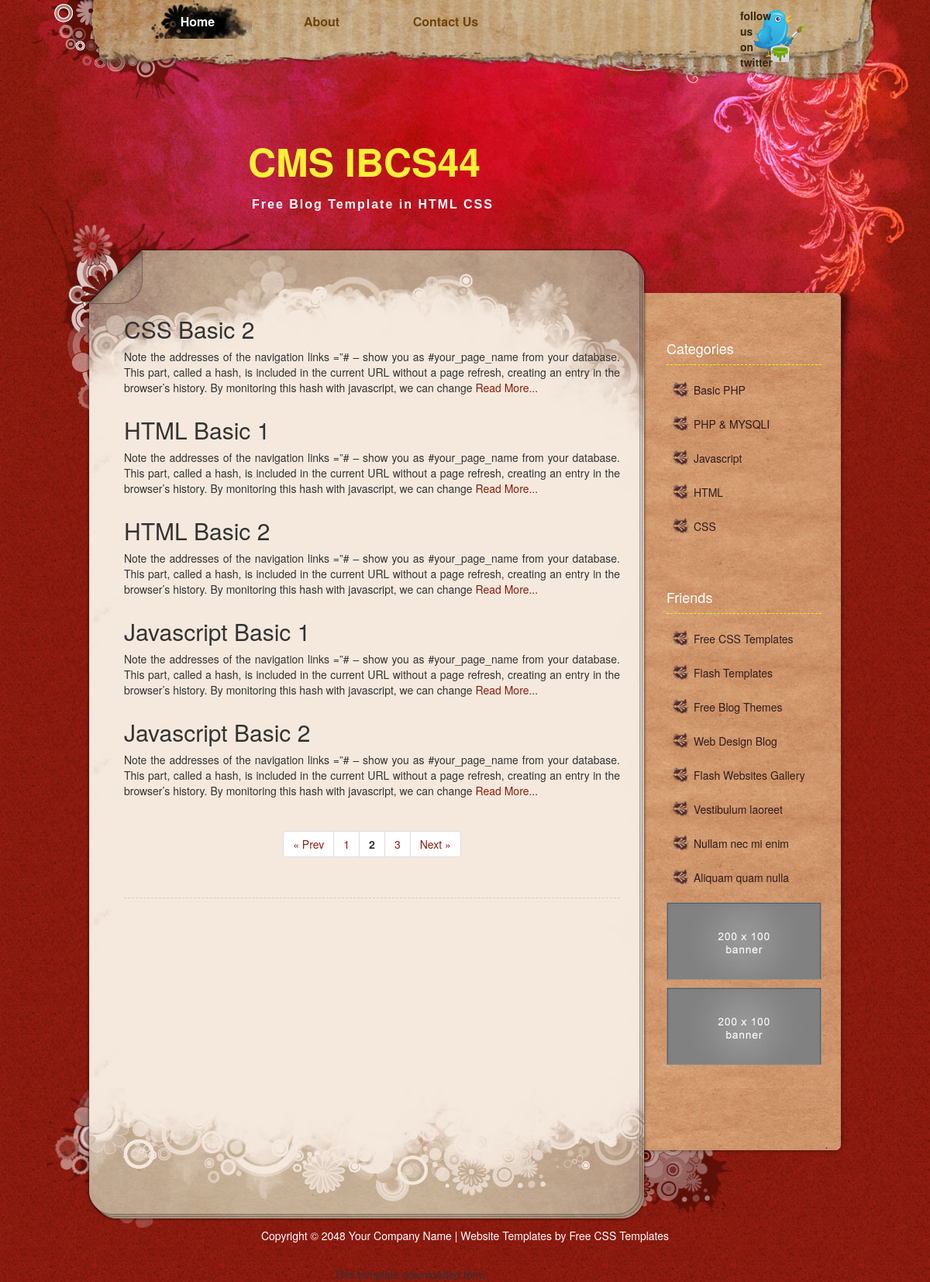
The app's page /index.php?page=2 with its own data.
### tables this page shows
CREATE TABLE IF NOT EXISTS `menu` (
  `id` int(11) NOT NULL AUTO_INCREMENT,
  `name` varchar(100) NOT NULL,
  `content` text NOT NULL,
  `status` enum('Publish','Unpublish') NOT NULL,
  PRIMARY KEY (`id`)
);

CREATE TABLE IF NOT EXISTS `articles` (
  `id` int(11) NOT NULL AUTO_INCREMENT,
  `cat_id` int(11) NOT NULL,
  `title` varchar(100) NOT NULL,
  `content` text NOT NULL,
  `status` enum('Publish','Unpublish') NOT NULL,
  PRIMARY KEY (`id`)
);

CREATE TABLE IF NOT EXISTS `categories` (
  `id` int(11) NOT NULL AUTO_INCREMENT,
  `name` varchar(50) NOT NULL,
  `status` enum('Publish','Unpublish') NOT NULL,
  PRIMARY KEY (`id`)
);

### index.php (called while the page is built)
<?php
include('config.php');
include('menu.php');
?>
<?php
include('header.php');
?>
<?php
include('content.php');
?>
<?php
include('sidebar.php');
?>
<?php
include('footer.php');
?>

### content.php (the view, shortened to what this page needs)
<div id="templatemo_main_wrapper">
	<div id="templatemo_main">
		<div id="templatemo_main_top">
<div id="templatemo_content">
    		<div class="post_section">
            <?php
				if(isset($_GET["page"]))
				{
					$page = intval($_GET["page"]);
				}
				else
				{
					$page = 1;
				}
				if(isset($_REQUEST['page_id']))
				{
					extract($mycms->readContent($_REQUEST['page_id'],"menu"));
					?>
                    <h2><?php echo $name; ?></h2>
                    <p><?php echo $content; ?></p>
                    <?php
				}
				elseif(isset($_REQUEST['art_id']))
				{
					extract($mycms->readContent($_REQUEST['art_id'],"articles"));
					?>
                    <h2><?php echo $name; ?></h2>
                    <p><?php echo $content; ?></p>
                    <?php
				}
				else
			  {
				   foreach($mycms->readArticles($page) as $articles){
					  extract($articles);
				  ?>
                  <h2><?php echo $title; ?></h2>
                  <p><?php
				  $article=explode(" ",$content);
				  $slice_article=array_slice($article,0,50);
				  echo implode(" ",$slice_article);
				  ?>
                  <a href="index.php?art_id=<?php echo $id;?>">Read More...</a>
                  </p>
                  <?php
				  }
				  ?>
            <table width="400" cellspacing="2" cellpadding="2" align="center">
            <tbody>
            <tr>
            <td align="center">
            </td>
            </tr>
            </tbody>
            </table>
                  <?php
			  }
				?>
            </div>
</div>

### menu.php (shortened to what this page needs)
<!DOCTYPE html PUBLIC "-//W3C//DTD XHTML 1.0 Transitional//EN" "http://www.w3.org/TR/xhtml1/DTD/xhtml1-transitional.dtd">
<html xmlns="http://www.w3.org/1999/xhtml">
<head>
<link href="templatemo_style.css" rel="stylesheet" type="text/css" />
<link href="bootstrap.min.css" rel="stylesheet" type="text/css" />
</head>
<body>
<div id="templatemo_top_wrapper">
	<div id="templatemo_top">
        <div id="templatemo_menu">
            <ul>
            	<li><a href="index.php" class="current">Home</a></li>
            <?php
			foreach($mycms->showMenu("menu") as $m)
			{
				extract($m);
				?>
                <li><a href="index.php?page_id=<?php echo $id; ?>"><?php echo $name; ?></a></li>
                <?php
			}
			?>
            </ul>
        </div>
        <div id="twitter">
        	<a href="#">follow us <br />
        	on twitter</a>
        </div>
  </div>
</div>

### sidebar.php
<div id="templatemo_sidebar">
                <h4>Categories</h4>
                <ul class="templatemo_list">
					<?php
                    foreach($mycms->showMenu("categories") as $m)
                    {
                        extract($m);
                        ?>
                        <li><a href="index.php?cat_id=<?php echo $id; ?>"><?php echo $name; ?></a></li>
                        <?php
                    }
                    ?>
                </ul>
                <div class="cleaner_h40"></div>
                <h4>Friends</h4>
                <ul class="templatemo_list">
                    <li><a href="http://www.templatemo.com" target="_parent">Free CSS Templates</a></li>
                    <li><a href="http://www.flashmo.com" target="_parent">Flash Templates</a></li>
                    <li><a href="http://www.templatemo.com/page/1" target="_parent">Free Blog Themes</a></li>
                    <li><a href="http://www.webdesignmo.com/blog" target="_parent">Web Design Blog</a></li>
                    <li><a href="http://www.koflash.com" target="_parent">Flash Websites Gallery</a></li>
                    <li><a href="#">Vestibulum laoreet</a></li>
                    <li><a href="#">Nullam nec mi enim</a></li>
                    <li><a href="#">Aliquam quam nulla</a></li>
                </ul>
                <div id="ads">
                	<a href="#"><img src="images/templatemo_200x100_banner.jpg" alt="banner 1" /></a>
                    <a href="#"><img src="images/templatemo_200x100_banner.jpg" alt="banner 2" /></a>
                </div>
            </div>

### templatemo_style.css (style rules this page uses)
body { margin: 0px; padding: 0px; color: #666; font-family: Georgia, "Times New Roman", Times, serif; font-size: 13px; line-height:1.5em; background-color: #821764; background-image: url(images/templatemo_body.jpg); background-repeat: repeat; }
a, a:link, a:visited { color: #8d1b0f; }
p { margin: 0px; padding: 0 0 10px 0; }
img { border: none; }
h2 { font-size: 34px; font-weight: normal; line-height: 28px; margin: 0 0 30px 0; padding: 0; color: #4b0f09; }
h4 { font-size: 18px; margin: 0 0 20px 0; padding: 0 0 10px 0; color: #e4ff00; border-bottom: 1px dashed #e4ff00; }
.cleaner_h40 { clear: both; width:100%; height: 40px; }
.templatemo_list { margin: 20px 0; padding: 0; list-style: none; }
.templatemo_list li { background: transparent url(images/templatemo_list.png) no-repeat scroll 0 0px; margin:0 0 20px; padding: 5px 0 5px 35px; line-height: 1em; }
.templatemo_list li a { color: #2f1a1d; text-decoration: none; }
#templatemo_top_wrapper { width: 100%; height: 100px; background:url(images/templatemo_menu.jpg) no-repeat top center; }
#templatemo_top { width: 970px; height: 100px; margin: 0 auto; padding: 0 30px 0 80px; background: url(images/templatemo_menu.jpg) no-repeat top center; }
#templatemo_menu { float: left; width: 700px; }
#templatemo_menu ul { margin: 0; padding: 0; list-style: none; }
#templatemo_menu ul li { padding: 0px; margin: 0px; display: inline; }
#templatemo_menu ul li a { float: left; display: block; width: 130px; height: 50px; padding: 17px 10px 0 0; margin: 0 30px 0 0 ; font-size: 16px; text-align: center; text-decoration: none; color: #6d450f; font-weight: bold; outline: none; }
#templatemo_menu ul li a:hover, #templatemo_menu ul li .current { color: #fff; background: url(images/templatemo_menu_hover.png) }
#templatemo_top #twitter a { float: right; display: block; width: 100px; height: 80px; padding: 10px 100px 0 0; font-weight: bold; color: #382512; line-height: 20px; text-decoration: none; background: url(images/4.png) no-repeat top right; }
#templatemo_main_wrapper { width: 100%; background: url(images/templatemo_main.jpg) no-repeat top center; }
#templatemo_main { width: 1080px; margin: 0 auto; background:url(images/templatemo_content.jpg) center repeat-y; }
#templatemo_main_top { width: 1080px; background: url(images/templatemo_main.jpg) no-repeat center top; }
#templatemo_content { float: left; width: 640px; margin: 0 0 0 100px; }
.post_section { clear: both; padding-bottom: 30px; border-bottom: 1px dashed #CCC; margin-bottom: 30px; }
.post_section h2 { margin: 0; padding: 10px 0 10px 0; line-height: 30px; }
.post_section p { text-align: justify; margin-bottom: 10px; }
#templatemo_sidebar { float: right; color: #FFF; width: 200px; margin: 0 80px 0 0; padding-top: 30px; }
#templatemo_sidebar #ads { margin-bottom: 30px; }
#templatemo_sidebar #ads a { display: block; width: 200px; height: 100px; margin-bottom: 10px; }

### records on screen
menu: name "About"
menu: name "Contact Us"
articles: title "CSS Basic 2", slice_article "Note the addresses of the navigation links =”# – show you as #your_page_name from your database. This part, called a hash, is included in the current URL without a page refresh, creating an entry in the browser’s history. By monitoring this hash with javascript, we can change"
articles: title "HTML Basic 1", slice_article "Note the addresses of the navigation links =”# – show you as #your_page_name from your database. This part, called a hash, is included in the current URL without a page refresh, creating an entry in the browser’s history. By monitoring this hash with javascript, we can change"
articles: title "HTML Basic 2", slice_article "Note the addresses of the navigation links =”# – show you as #your_page_name from your database. This part, called a hash, is included in the current URL without a page refresh, creating an entry in the browser’s history. By monitoring this hash with javascript, we can change"
articles: title "Javascript Basic 1", slice_article "Note the addresses of the navigation links =”# – show you as #your_page_name from your database. This part, called a hash, is included in the current URL without a page refresh, creating an entry in the browser’s history. By monitoring this hash with javascript, we can change"
articles: title "Javascript Basic 2", slice_article "Note the addresses of the navigation links =”# – show you as #your_page_name from your database. This part, called a hash, is included in the current URL without a page refresh, creating an entry in the browser’s history. By monitoring this hash with javascript, we can change"
categories: name "Basic PHP"
categories: name "PHP & MYSQLI"
categories: name "Javascript"
categories: name "HTML"
categories: name "CSS"
